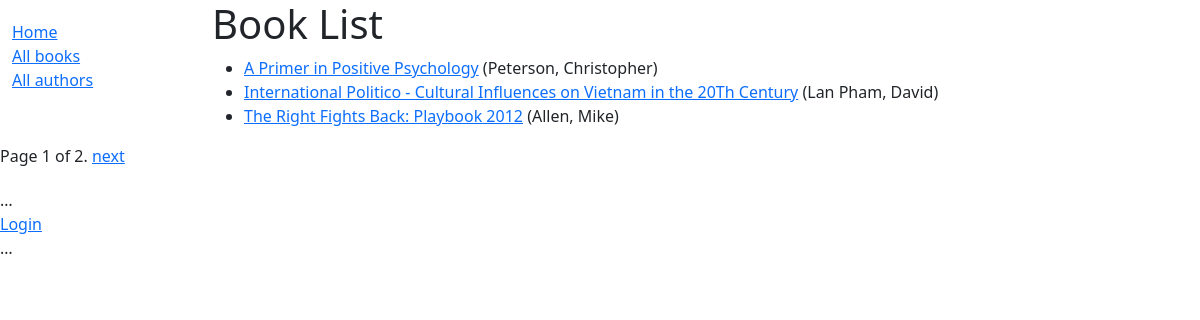
/catalog/books/, run on the app's committed database.
### catalog/models.py (models this page shows, shortened)
class Book(models.Model):
    title = models.CharField(max_length=200)
    author = models.ForeignKey('Author',
        on_delete=models.RESTRICT,
        null=True)
    summary = models.TextField(
        max_length=1000,
        help_text="Enter a brief description of the book")
    isbn = models.CharField('ISBN', max_length=13,
         unique=True,
         help_text='13 Character <a href="https://www.isbn-international.org/content/what-isbn'
                                      '">ISBN number</a>')
    genre = models.ManyToManyField(
        Genre, help_text="Select a genre for this book")
    def get_absolute_url(self):
        return reverse('book-detail', args=[str(self.id)])
    def display_genre(self):
        return ', '.join(genre.name for genre in self.genre.all()[:3])
    display_genre.short_description = 'Genre'

class Author(models.Model):
    first_name = models.CharField(max_length=100)
    last_name = models.CharField(max_length=100)
    date_of_birth = models.DateField(null=True, blank=True)
    date_of_death = models.DateField('Died', null=True, blank=True)
    class Meta:
        ordering = ['last_name', 'first_name']
    def __str__(self):
        return f'{self.last_name}, {self.first_name}'

### catalog/views.py (the view)
# urls.py: path('books/', views.BookListView.as_view(), name='books'),
class BookListView(generic.ListView):
    model = Book
    paginate_by = 3

### catalog/templates/catalog/book_list.html
{% extends "base_generic.html" %}
{% block content %}
  <h1>Book List</h1>
  {% if book_list %}
    <ul>
      {% for book in book_list %}
      <li>
        <a href="{{ book.get_absolute_url }}">{{ book.title }}</a>
        ({{book.author}})
      </li>
      {% endfor %}
    </ul>
  {% else %}
    <p>There are no books in the library.</p>
  {% endif %}
{% endblock %}

### data on the page
Book: title "A Primer in Positive Psychology", author "Peterson, Christopher"
Book: title "International Politico - Cultural Influences on Vietnam in the 20Th Century", author "Lan Pham, David"
Book: title "The Right Fights Back: Playbook 2012", author "Allen, Mike"

### other printed values
{{ page_obj.number }} "1"
{{ page_obj.paginator.num_pages }} "2"
